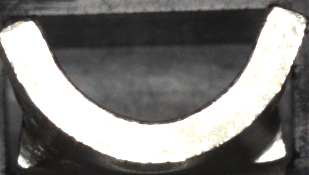
#> input picture ORBBFMatcher/images/2/images2_template.png, 309 x 175 px
$ python akaze_bf_match.py --template images/2/images2_template.png --scene images/2/images2_template.png --output out.png
#> lines starting #> are read from the running program, lines starting #| are printed output that depends on the picture; after the words box and inside, x2 and y2 are one past the last pixel; in counts of white or black regions, pixels touching at a corner belong together
from __future__ import annotations

import argparse
from dataclasses import dataclass
from pathlib import Path
import sys

import cv2
import numpy as np


AKAZE_DESCRIPTOR_TYPES = {
    "MLDB": cv2.AKAZE_DESCRIPTOR_MLDB,
    "UPRIGHT_MLDB": cv2.AKAZE_DESCRIPTOR_MLDB_UPRIGHT,
}

AKAZE_DIFFUSIVITY = {
    "PM_G1": cv2.KAZE_DIFF_PM_G1,
    "PM_G2": cv2.KAZE_DIFF_PM_G2,
    "WEICKERT": cv2.KAZE_DIFF_WEICKERT,
    "CHARBONNIER": cv2.KAZE_DIFF_CHARBONNIER,
}


@dataclass
class MatchResult:
    keypoints_template: list[cv2.KeyPoint]
    keypoints_scene: list[cv2.KeyPoint]
    good_matches: list[cv2.DMatch]
    homography: np.ndarray | None
    inlier_mask: list[int] | None
    projected_corners: np.ndarray | None


def parse_args() -> argparse.Namespace:
    parser = argparse.ArgumentParser(
        description="Template matching with AKAZE + BFMatcher(Hamming)."
    )
    parser.add_argument("--template", required=True, help="Path to the template image.")
    parser.add_argument("--scene", required=True, help="Path to the scene image.")
    parser.add_argument(
        "--output",
        required=True,
        help="Path to the output match visualization image.",
    )
    parser.add_argument(
        "--overlay-output",
        help="Optional path to save the scene image with the detected quadrilateral.",
    )
    parser.add_argument(
        "--descriptor-type",
        choices=sorted(AKAZE_DESCRIPTOR_TYPES),
        default="MLDB",
        help="Binary AKAZE descriptor type used with Hamming distance. Default: MLDB",
    )
    parser.add_argument(
        "--descriptor-size",
        type=int,
        default=0,
        help="AKAZE descriptor size in bits. 0 lets OpenCV choose. Default: 0",
    )
    parser.add_argument(
        "--descriptor-channels",
        type=int,
        choices=(1, 2, 3),
        default=3,
        help="AKAZE descriptor channels. Default: 3",
    )
    parser.add_argument(
        "--threshold",
        type=float,
        default=5e-06,
        help="AKAZE detector response threshold. Smaller values detect more points. Default: 5e-06",
    )
    parser.add_argument(
        "--octaves",
        type=int,
        default=4,
        help="AKAZE octave count. Default: 4",
    )
    parser.add_argument(
        "--octave-layers",
        type=int,
        default=4,
        help="AKAZE layers per octave. Default: 4",
    )
    parser.add_argument(
        "--diffusivity",
        choices=sorted(AKAZE_DIFFUSIVITY),
        default="PM_G2",
        help="AKAZE nonlinear diffusion model. Default: PM_G2",
    )
    parser.add_argument(
        "--ratio-threshold",
        type=float,
        default=0.75,
        help="Lowe ratio threshold for BFMatcher.knnMatch. Default: 0.75",
    )
    parser.add_argument(
        "--min-matches",
        type=int,
        default=10,
        help="Minimum good matches required to estimate homography. Default: 10",
    )
    parser.add_argument(
        "--ransac-threshold",
        type=float,
        default=5.0,
        help="RANSAC reprojection threshold for homography. Default: 5.0",
    )
    return parser.parse_args()


def load_image(path: str, flags: int = cv2.IMREAD_COLOR) -> np.ndarray:
    image = cv2.imread(path, flags)
    if image is None:
        raise FileNotFoundError(f"Unable to read image: {path}")
    return image


def detect_and_compute(
    image: np.ndarray,
    descriptor_type: str,
    descriptor_size: int,
    descriptor_channels: int,
    threshold: float,
    octaves: int,
    octave_layers: int,
    diffusivity: str,
) -> tuple[list[cv2.KeyPoint], np.ndarray | None]:
    if image.ndim == 2:
        gray = image
    else:
        gray = cv2.cvtColor(image, cv2.COLOR_BGR2GRAY)
    akaze = cv2.AKAZE_create(
        descriptor_type=AKAZE_DESCRIPTOR_TYPES[descriptor_type],
        descriptor_size=descriptor_size,
        descriptor_channels=descriptor_channels,
        threshold=threshold,
        nOctaves=octaves,
        nOctaveLayers=octave_layers,
        diffusivity=AKAZE_DIFFUSIVITY[diffusivity],
    )
    return akaze.detectAndCompute(gray, None)


def ratio_test_match(
    template_descriptors: np.ndarray | None,
    scene_descriptors: np.ndarray | None,
    ratio_threshold: float,
) -> list[cv2.DMatch]:
    if template_descriptors is None or scene_descriptors is None:
        return []

    matcher = cv2.BFMatcher(cv2.NORM_HAMMING, crossCheck=False)
    knn_matches = matcher.knnMatch(template_descriptors, scene_descriptors, k=2)

    good_matches: list[cv2.DMatch] = []
    for pair in knn_matches:
        if len(pair) < 2:
            continue
        first, second = pair
        if first.distance < ratio_threshold * second.distance:
            good_matches.append(first)

    good_matches.sort(key=lambda match: match.distance)
    return good_matches


def estimate_homography(
    keypoints_template: list[cv2.KeyPoint],
    keypoints_scene: list[cv2.KeyPoint],
    good_matches: list[cv2.DMatch],
    min_matches: int,
    ransac_threshold: float,
    template_shape: tuple[int, int, int],
) -> tuple[np.ndarray | None, list[int] | None, np.ndarray | None]:
    if len(good_matches) < min_matches:
        return None, None, None

    src_pts = np.float32(
        [keypoints_template[m.queryIdx].pt for m in good_matches]
    ).reshape(-1, 1, 2)
    dst_pts = np.float32([keypoints_scene[m.trainIdx].pt for m in good_matches]).reshape(
        -1, 1, 2
    )

    homography, mask = cv2.findHomography(src_pts, dst_pts, cv2.RANSAC, ransac_threshold)
    if homography is None or mask is None:
        return None, None, None

    height, width = template_shape[:2]
    corners = np.float32(
        [[0, 0], [width - 1, 0], [width - 1, height - 1], [0, height - 1]]
    ).reshape(-1, 1, 2)
    projected_corners = cv2.perspectiveTransform(corners, homography)
    return homography, mask.ravel().astype(int).tolist(), projected_corners


def draw_scene_overlay(scene_image: np.ndarray, corners: np.ndarray | None) -> np.ndarray:
    overlay = scene_image.copy()
    if corners is not None:
        points = np.int32(corners)
        cv2.polylines(overlay, [points], True, (0, 255, 0), 3, cv2.LINE_AA)
    return overlay


def save_visualization(
    template_image: np.ndarray,
    scene_overlay: np.ndarray,
    keypoints_template: list[cv2.KeyPoint],
    keypoints_scene: list[cv2.KeyPoint],
    matches: list[cv2.DMatch],
    inlier_mask: list[int] | None,
    output_path: Path,
) -> None:
    draw_params = {
        "matchColor": (0, 255, 0),
        "singlePointColor": (255, 0, 0),
        "flags": cv2.DrawMatchesFlags_NOT_DRAW_SINGLE_POINTS,
    }
    if inlier_mask is not None:
        draw_params["matchesMask"] = inlier_mask

    visualization = cv2.drawMatches(
        template_image,
        keypoints_template,
        scene_overlay,
        keypoints_scene,
        matches,
        None,
        **draw_params,
    )
    output_path.parent.mkdir(parents=True, exist_ok=True)
    cv2.imwrite(str(output_path), visualization)


def build_result(
    template_image: np.ndarray,
    scene_image: np.ndarray,
    args: argparse.Namespace,
) -> MatchResult:
    keypoints_template, descriptors_template = detect_and_compute(
        template_image,
        args.descriptor_type,
        args.descriptor_size,
        args.descriptor_channels,
        args.threshold,
        args.octaves,
        args.octave_layers,
        args.diffusivity,
    )
    keypoints_scene, descriptors_scene = detect_and_compute(
        scene_image,
        args.descriptor_type,
        args.descriptor_size,
        args.descriptor_channels,
        args.threshold,
        args.octaves,
        args.octave_layers,
        args.diffusivity,
    )

    good_matches = ratio_test_match(
        descriptors_template, descriptors_scene, args.ratio_threshold
    )
    homography, inlier_mask, projected_corners = estimate_homography(
        keypoints_template,
        keypoints_scene,
        good_matches,
        args.min_matches,
        args.ransac_threshold,
        template_image.shape,
    )

    return MatchResult(
        keypoints_template=keypoints_template,
        keypoints_scene=keypoints_scene,
        good_matches=good_matches,
        homography=homography,
        inlier_mask=inlier_mask,
        projected_corners=projected_corners,
    )


def main() -> int:
    args = parse_args()
    try:
        template_image = load_image(args.template)
#> in load_image, image is the input picture: shape (175, 309, 3); mean B, G, R 120, 121.5, 122.7
        scene_image = load_image(args.scene)
    except FileNotFoundError as exc:
        print(exc, file=sys.stderr)
        return 1

    result = build_result(template_image, scene_image, args)
#> in build_result, `keypoints_template, descriptors_template = detect_and_compute( templat..`:
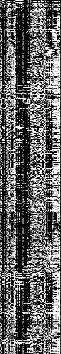
#> descriptors_template: shape (354, 61); min 0, max 255, mean 98.8
#> in build_result, `keypoints_template, descriptors_template = detect_and_compute( templat..`: keypoints_template = 354 keypoints; strongest (x, y, size): (278, 89, 4.8), (248, 122, 5.7), (279, 142, 4.8), (58, 62, 8.1)
#> in build_result, `keypoints_scene, descriptors_scene = detect_and_compute( scene_image, ..`: keypoints_scene has the same summary as keypoints_template
#> in ratio_test_match, `knn_matches = matcher.knnMatch(template_descriptors, scene_descriptors..`: knn_matches = 354 matches
#> in estimate_homography, `src_pts = np.float32( [keypoints_template[m.queryIdx].pt for m in good..`: src_pts = 354 rows, first 8: [118.5, 30.08], [38.15, 30.99], [88.65, 31.1], [159.2, 31.25], [262.5, 30.63], [144.8, 32.35], [199.7, 33.28], [101.9, 34.44]
#> in estimate_homography, `dst_pts = np.float32([keypoints_scene[m.trainIdx].pt for m in good_mat..`: dst_pts has the same summary as src_pts
#> in estimate_homography, `homography, mask = cv2.findHomography(src_pts, dst_pts, cv2.RANSAC, ra..`: homography = [[1, -1.17e-15, 1.03e-13], [-1.64e-17, 1, 6.22e-14], [-2.4e-19, -7.55e-18, 1]]; mask = 354 values from 1 to 1
#> in estimate_homography, `projected_corners = cv2.perspectiveTransform(corners, homography)`: projected_corners = [[1.03e-13, 6.22e-14], [308, 5.71e-14], [308, 174], [-1.01e-13, 174]]
#> in build_result, `homography, inlier_mask, projected_corners = estimate_homography( keyp..`: inlier_mask = 354 values from 1 to 1
    scene_overlay = draw_scene_overlay(scene_image, result.projected_corners)
#> in draw_scene_overlay, `cv2.polylines(overlay, [points], True, (0, 255, 0), 3, cv2.LINE_AA)`:
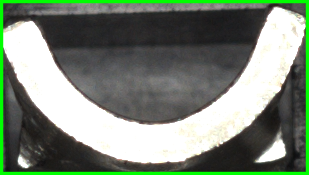
#> overlay: shape (175, 309, 3); 7.04% of pixels changed, all inside (x1, y1, x2, y2) = (0, 0, 309, 175)

    output_path = Path(args.output)
    save_visualization(
        template_image,
        scene_overlay,
        result.keypoints_template,
        result.keypoints_scene,
        result.good_matches,
        result.inlier_mask,
        output_path,
    )
#> in save_visualization, `visualization = cv2.drawMatches( template_image, keypoints_template, s..`:
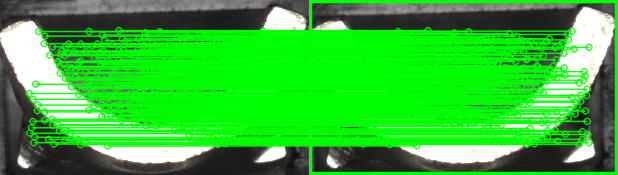
#> visualization: shape (175, 618, 3); mean B, G, R 52.2, 185.8, 53.6

    if args.overlay_output:
        overlay_path = Path(args.overlay_output)
        overlay_path.parent.mkdir(parents=True, exist_ok=True)
        cv2.imwrite(str(overlay_path), scene_overlay)

    inlier_count = sum(result.inlier_mask) if result.inlier_mask is not None else 0
#> inlier_count = 354
    print(f"template keypoints: {len(result.keypoints_template)}")
#| template keypoints: 354
    print(f"scene keypoints: {len(result.keypoints_scene)}")
#| scene keypoints: 354
    print(f"good matches: {len(result.good_matches)}")
#| good matches: 354
    print(f"inliers: {inlier_count}")
#| inliers: 354
    print(f"visualization saved to: {output_path}")

    if result.homography is None:
        print(
            "Homography was not estimated. Try lowering --ratio-threshold or --threshold, or use images with more texture.",
            file=sys.stderr,
        )
        return 2

    if args.overlay_output:
        print(f"overlay saved to: {Path(args.overlay_output)}")
    return 0


if __name__ == "__main__":
    raise SystemExit(main())
#> (the program exits here)
